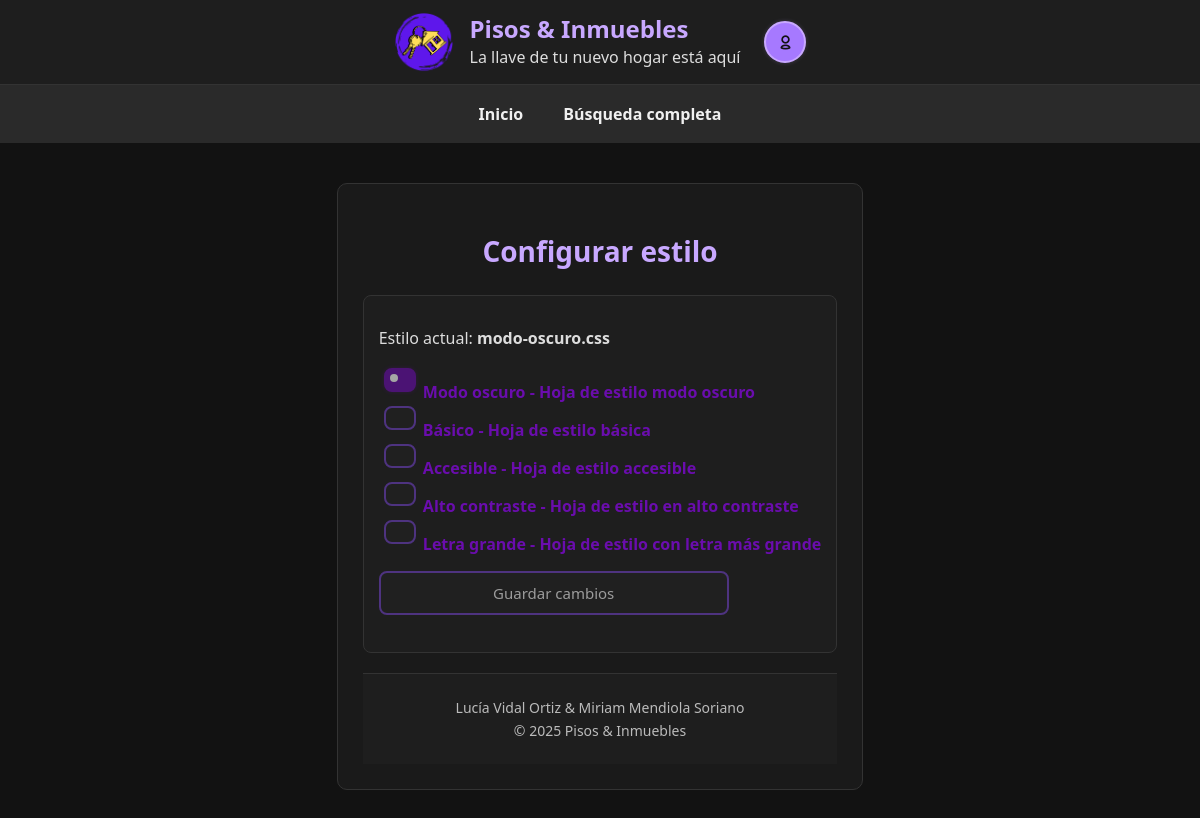
/configurar.php (signed in), run on the app's committed database.
### tables this page shows
CREATE TABLE `estilos` (
  `IdEstilo` int(10) UNSIGNED NOT NULL,
  `Nombre` varchar(100) NOT NULL,
  `Descripcion` text DEFAULT NULL,
  `Fichero` varchar(255) NOT NULL
);

### configurar.php (the view, shortened to what this page needs)
<?php
require_once("cabecera.inc");
require_once("inicio.inc");
$mysqli = obtenerConexion();
$estilos = [];
$sql = "SELECT IdEstilo, Nombre, Descripcion, Fichero FROM estilos ORDER BY IdEstilo";
$res = $mysqli->query($sql);
while ($fila = $res->fetch_assoc()) {
    $estilos[] = $fila;
}
?>
<section>
  <article>
    <form method="post" action="#" class="form-configurar">
      <p>Estilo actual:
        <strong><?php echo htmlspecialchars($_SESSION['estilo']); ?></strong>
      </p>
      <ul>
        <?php foreach ($estilos as $estilo): ?>
          <li>
            <label>
              <input
                type="radio"
                name="estilo"
                value="<?php echo $estilo['Fichero']; ?>"
                <?php echo ($_SESSION['estilo'] === $estilo['Fichero']) ? 'checked' : ''; ?>
                data-bloqueado="1"
              >
              <?php echo htmlspecialchars($estilo['Nombre']); ?> -
              <?php echo htmlspecialchars($estilo['Descripcion']); ?>
            </label>
          </li>
        <?php endforeach; ?>
      </ul>
      <p>
        <input type="submit" value="Guardar cambios" style="opacity:0.6; pointer-events:none;">
      </p>
    </form>
  </article>
</section>
<?php require_once("footer.inc"); ?>

### modo-oscuro.css (style rules this page uses)
html { background-color: #121212; font-family: 'Segoe UI', Tahoma, Geneva, Verdana, sans-serif; color: #f0f0f0; }
html, body { height: 100%; margin: 0; padding: 0; display: flex; flex-direction: column; overflow-x: hidden; }
main.contenido input, main.contenido select, main.contenido textarea { background-color: #222; border: 2px solid #6e41c2; color: #f0f0f0; border-radius: 8px; }
label { color: #c8a8ff; }
main.contenido article { background-color: #1e1e1e; border: 1px solid #333; border-radius: 8px; padding: 15px; margin-bottom: 20px; color: #ddd; transition: transform 0.2s ease, box-shadow 0.3s ease; }
main ul, section ul { list-style: none; padding: 0; margin: 16px auto; max-width: 600px; }

### forms.css (style rules this page uses)
input, select { width: 100%; max-width: 350px; padding: 10px 14px; font-family: inherit; font-size: 15px; border: 2px solid #a679ff; border-radius: 8px; background-color: #fffdf2; transition: border-color 0.2s, box-shadow 0.2s; }
label { font-weight: 600; color: #4b2b99; }
label { color: #6a0dad; font-weight: bold; }
input[type="radio"] { appearance: none; -webkit-appearance: none; -moz-appearance: none; width: 18px; height: 18px; border: 2px solid #6a0dad; border-radius: 50%; background-color: #fff; cursor: pointer; position: relative; transition: all 0.2s ease; }
input[type="radio"]:checked { border-color: #6a0dad; background-color: #6a0dad; box-shadow: 0 0 4px rgba(106, 13, 173, 0.4); }
input[type="radio"]:checked::after { content: ""; position: absolute; top: 4px; left: 4px; width: 8px; height: 8px; background-color: white; border-radius: 50%; }
label { color: #6a0dad; font-size: 16px; cursor: pointer; }
main.contenido input, main.contenido select, main.contenido textarea { margin-bottom: 6px; }

### accesible.css (style rules this page uses)
html { background-color: #ffffff; color: #000000; font-family: "Comic Neue", "Verdana", "Arial Rounded MT", sans-serif; font-size: 18px; line-height: 1.7; }
.contenido p, .contenido li { max-width: 80ch; text-align: left; margin-bottom: 1.3em; }
input, select, textarea { background-color: #ffffff; color: #000000; border: 2px solid #000000; border-radius: 6px; padding: 10px 14px; width: 100%; font-size: 1rem; margin-bottom: 1rem; }
* { color: #000000 !important; border-color: #000000 !important; }
button, input[type="button"], input[type="submit"], a.enlaces, .a_identificarse a, .a_identificarse .btn { background-color: #000000 !important; color: #ffff00 !important; border: 2px solid #000000 !important; font-weight: bold; }
input, select, textarea { background-color: #ffffff !important; color: #000000 !important; border: 2px solid #000000 !important; }
section, article, main, fieldset { background-color: #ffffff !important; border-color: #000000 !important; color: #000000 !important; }
html { font-size: 20px !important; line-height: 1.8 !important; }
p, li, dd, dt, label { font-size: 1.1rem !important; }
input, select, textarea, button { font-size: 1.05rem !important; }
p, ul, ol, dl, fieldset { margin-bottom: 1.2em !important; }
section, article { margin-bottom: 2em !important; }

### alto-contraste.css (style rules this page uses)
html { background-color: #ffffff; color: #000000; font-family: 'Segoe UI', Tahoma, Geneva, Verdana, sans-serif; font-size: 15px; }
html, body { height: 100%; margin: 0; padding: 0; display: flex; flex-direction: column; }
main.contenido input, main.contenido select, main.contenido textarea { background-color: #fff; color: #000; border: 3px solid #000; border-radius: 8px; padding: 10px 14px; }
main.contenido section { margin-bottom: 32px; padding-bottom: 16px; border-bottom: 2px solid #000; }
main.contenido article { margin-bottom: 28px; padding: 20px; border: 2px solid #000; border-radius: 10px; }

### letra_grande.css (style rules this page uses)
html { font-size: 20px !important; line-height: 1.8 !important; }
p, li, dd, dt, label { font-size: 1.1rem !important; }
input, select, textarea, button { font-size: 1.05rem !important; }
p, ul, ol, dl, fieldset { margin-bottom: 1.2em !important; }
section, article { margin-bottom: 2em !important; }

### basic.css (style rules this page uses)
html { background-color: rgb(255, 255, 172); font-family:'Segoe UI', Tahoma, Geneva, Verdana, sans-serif }
html, body { height: 100%; margin: 0; padding: 0; display: flex; flex-direction: column; overflow-x: hidden; }
main ul, section ul { list-style: none; padding: 0; margin: 16px auto; max-width: 600px; }
main ul li, section ul li { margin-bottom: 10px; }

### configurar.php (style rules this page uses)
input[type="radio"][data-bloqueado="1"] { pointer-events: none; opacity: 0.6; }

### data on the page
estilos: Fichero "☑ Modo oscuro - Hoja de estilo m", Nombre "Modo oscuro", Descripcion "Hoja de estilo modo oscuro"
estilos: Fichero "☐ Básico - Hoja de estilo básica", Nombre "Básico", Descripcion "Hoja de estilo básica"
estilos: Fichero "☐ Accesible - Hoja de estilo acc", Nombre "Accesible", Descripcion "Hoja de estilo accesible"
estilos: Fichero "☐ Alto contraste - Hoja de estil", Nombre "Alto contraste", Descripcion "Hoja de estilo en alto contraste"
estilos: Fichero "☐ Letra grande - Hoja de estilo", Nombre "Letra grande", Descripcion "Hoja de estilo con letra más grande"

### other printed values
$title "Configurar estilo"
$_SESSION['estilo'] "modo-oscuro.css"
